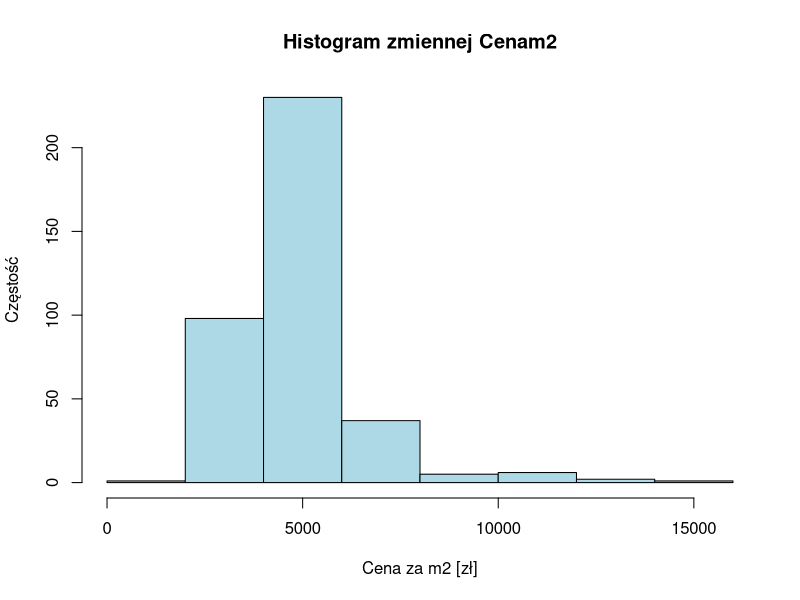
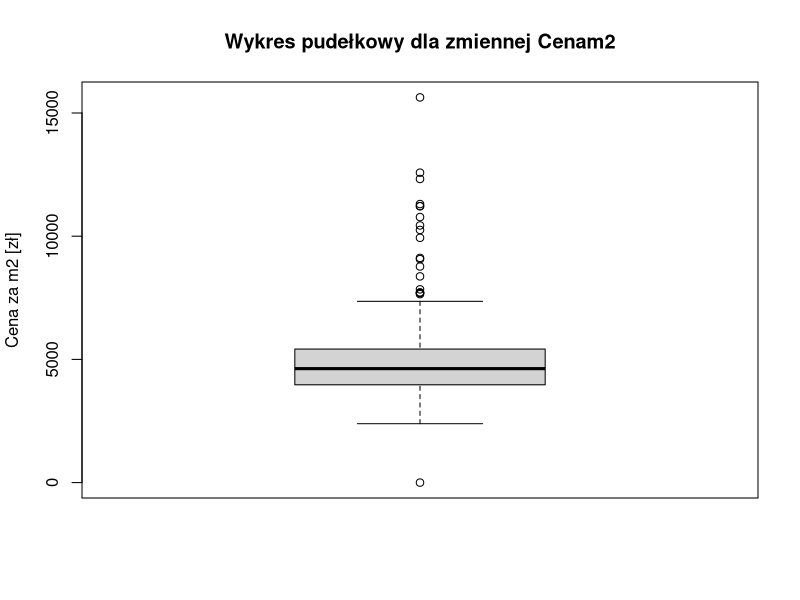
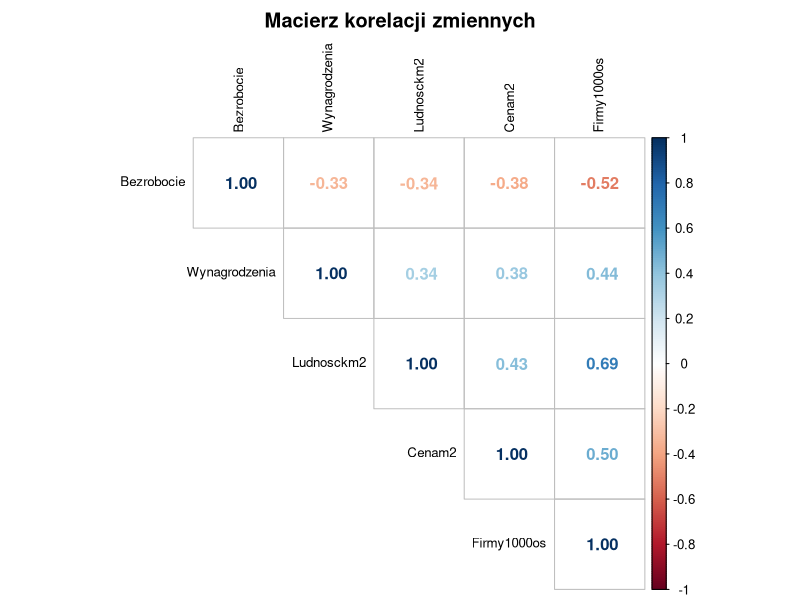

Recreate these plots in R, in order.
library(tidyverse)
data <- read.csv2("DaneGUS.csv")
summary(data)

for(i in 3:ncol(data)) {
  data[, i] <- gsub("\\s+", "", data[, i])
  data[, i] <- gsub(",", ".", data[, i])
  data[, i] <- as.numeric(data[, i])
}

dane_numeryczne <- data[, 3:ncol(data)]

hist(data$Cenam2, 
     main = "Histogram zmiennej Cenam2", 
     xlab = "Cena za m2 [zł]", 
     ylab = "Częstość",
     col = "lightblue")

boxplot(data$Cenam2, 
        main = "Wykres pudełkowy dla zmiennej Cenam2",
        ylab = "Cena za m2 [zł]")

macierz_korelacji <- cor(dane_numeryczne)

library(corrplot)
corrplot(macierz_korelacji, 
         method = "number", 
         type = "upper", 
         tl.col = "black",
         tl.cex = 0.8,
         title = "Macierz korelacji zmiennych",
         mar = c(0,0,2,0))

set.seed(123)
train <- data %>% slice_sample(prop = 0.7)
test <- data %>% anti_join(train, by = "Kod")

model <- lm(Cenam2 ~ Bezrobocie + Wynagrodzenia + Ludnosckm2 + Firmy1000os, data = train)
summary(model)
